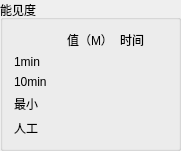
   <widget class="QGroupBox" name="V_GB">
    <property name="geometry">
     <rect>
      <x>670</x>
      <y>250</y>
      <width>181</width>
      <height>141</height>
     </rect>
    </property>
    <property name="title">
     <string>能见度</string>
    </property>
    <layout class="QGridLayout" name="gridLayout_8">
     <item row="4" column="0">
      <widget class="QLabel" name="label_69">
       <property name="text">
        <string>人工</string>
       </property>
      </widget>
     </item>
     <item row="0" column="2">
      <widget class="QLabel" name="label_65">
       <property name="text">
        <string>时间</string>
       </property>
      </widget>
     </item>
     <item row="0" column="1">
      <widget class="QLabel" name="label_64">
       <property name="text">
        <string>值（M）</string>
       </property>
      </widget>
     </item>
     <item row="3" column="0">
      <widget class="QLabel" name="label_68">
       <property name="text">
        <string>最小</string>
       </property>
      </widget>
     </item>
     <item row="3" column="1">
      <widget class="MyDoubleLabel" name="MinV_DL">
       <property name="styleSheet">
        <string notr="true"/>
       </property>
       <property name="rightText">
        <string>99999</string>
       </property>
       <property name="leftText">
        <string>99999</string>
       </property>
       <property name="alignment">
        <enum>MyDoubleLabel::AlignLeft</enum>
       </property>
      </widget>
     </item>
     <item row="2" column="1">
      <widget class="MyDoubleLabel" name="V10_DL">
       <property name="styleSheet">
        <string notr="true"/>
       </property>
       <property name="rightText">
        <string>99999</string>
       </property>
       <property name="leftText">
        <string>99999</string>
       </property>
       <property name="alignment">
        <enum>MyDoubleLabel::AlignLeft</enum>
       </property>
      </widget>
     </item>
     <item row="1" column="0">
      <widget class="QLabel" name="label_66">
       <property name="text">
        <string>1min</string>
       </property>
      </widget>
     </item>
     <item row="2" column="0">
      <widget class="QLabel" name="label_67">
       <property name="text">
        <string>10min</string>
       </property>
      </widget>
     </item>
     <item row="1" column="1">
      <widget class="MyDoubleLabel" name="V1_DL">
       <property name="styleSheet">
        <string notr="true"/>
       </property>
       <property name="rightText">
        <string>99999</string>
       </property>
       <property name="leftText">
        <string>99999</string>
       </property>
       <property name="alignment">
        <enum>MyDoubleLabel::AlignLeft</enum>
       </property>
      </widget>
     </item>
     <item row="4" column="1">
      <widget class="MyDoubleLabel" name="MV_DL">
       <property name="styleSheet">
        <string notr="true"/>
       </property>
       <property name="rightText">
        <string>99999</string>
       </property>
       <property name="leftText">
        <string>99999</string>
       </property>
       <property name="alignment">
        <enum>MyDoubleLabel::AlignLeft</enum>
       </property>
      </widget>
     </item>
     <item row="3" column="2">
      <widget class="MyDoubleLabel" name="MinVT_DL">
       <property name="styleSheet">
        <string notr="true"/>
       </property>
       <property name="rightText">
        <string>99999</string>
       </property>
       <property name="leftText">
        <string>99999</string>
       </property>
       <property name="alignment">
        <enum>MyDoubleLabel::AlignLeft</enum>
       </property>
      </widget>
     </item>
     <item row="5" column="0">
      <spacer name="verticalSpacer_3">
       <property name="orientation">
        <enum>Qt::Vertical</enum>
       </property>
       <property name="sizeHint" stdset="0">
        <size>
         <width>20</width>
         <height>40</height>
        </size>
       </property>
      </spacer>
     </item>
    </layout>
   </widget>
